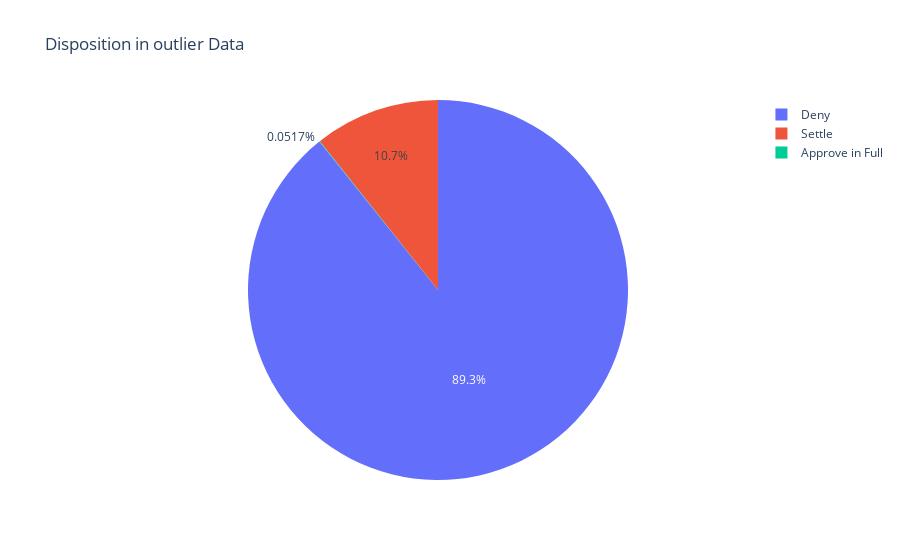
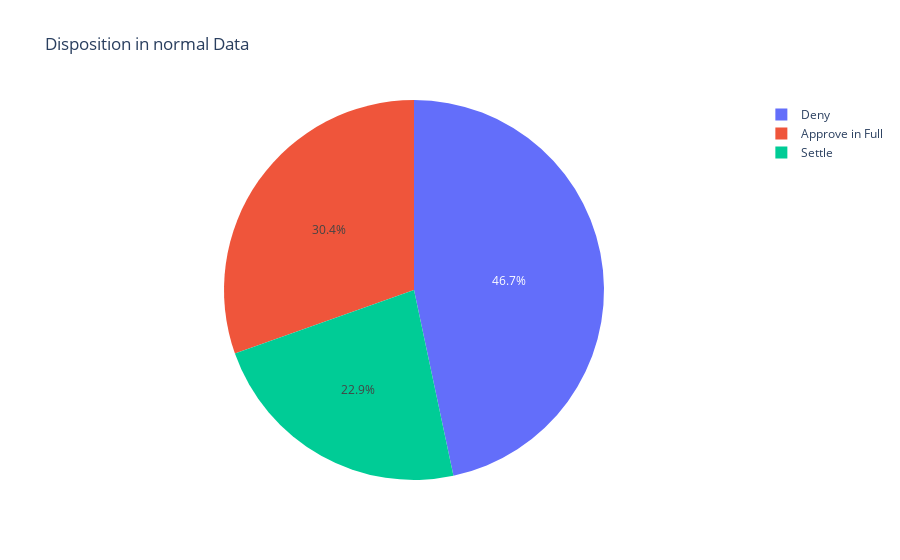

Notebook source saved alongside these figures, in order:
### Code cell
labels=tsawn[(tsawn['Amount Differences']<Q1_new) | (tsawn['Amount Differences']>Q3_new)]['Disposition'].value_counts().index
values=tsawn[(tsawn['Amount Differences']<Q1_new) | (tsawn['Amount Differences']>Q3_new)]['Disposition'].value_counts().values
fig = go.Figure(data=[go.Pie(labels=labels, values=values)])
fig.update_layout(title_text='Disposition in outlier Data')
fig.show()
labels=tsawn[(tsawn['Amount Differences']>Q1_new) & (tsawn['Amount Differences']<Q3_new)]['Disposition'].value_counts().index
values=tsawn[(tsawn['Amount Differences']>Q1_new) & (tsawn['Amount Differences']<Q3_new)]['Disposition'].value_counts().values
fig = go.Figure(data=[go.Pie(labels=labels, values=values)])
fig.update_layout(title_text='Disposition in normal Data')
fig.show()

### Figure 1 — Plotly figure (JSON) as saved in the notebook; plotly's stock layout.template omitted (floating-point values rounded to 4 significant figures)
{"data": [{"labels": ["Deny", "Settle", "Approve in Full"], "type": "pie", "values": [3450, 413, 2]}], "layout": {"title": {"text": "Disposition in outlier Data"}}}

### Figure 2 — Plotly figure (JSON) as saved in the notebook; plotly's stock layout.template omitted (floating-point values rounded to 4 significant figures)
{"data": [{"labels": ["Deny", "Approve in Full", "Settle"], "type": "pie", "values": [13244, 8632, 6502]}], "layout": {"title": {"text": "Disposition in normal Data"}}}
